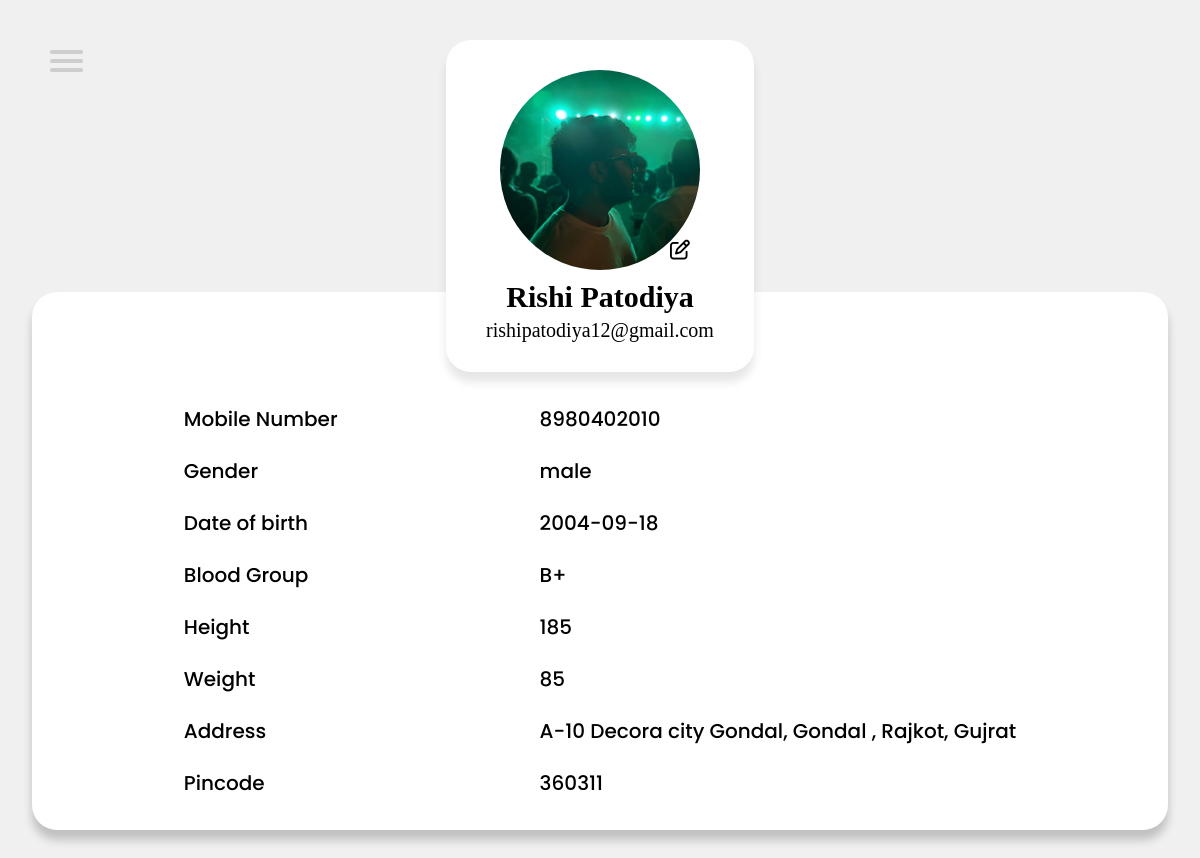
Screenshot of /donorProfile.php (signed in) with the database file from the repository.
### tables this page shows
CREATE TABLE `donorlogin` (
  `ID` int(100) NOT NULL,
  `userEmail` varchar(200) NOT NULL,
  `password` varchar(255) NOT NULL,
  `imagename` varchar(255) DEFAULT NULL
);

CREATE TABLE `donordetail` (
  `id` int(10) NOT NULL,
  `name` varchar(20) NOT NULL,
  `email` varchar(30) NOT NULL,
  `contact` varchar(10) DEFAULT NULL,
  `gender` varchar(10) DEFAULT NULL,
  `dob` date DEFAULT NULL,
  `bloodGroup` varchar(5) DEFAULT NULL,
  `height` int(10) DEFAULT NULL,
  `weight` int(10) DEFAULT NULL,
  `address` varchar(225) DEFAULT NULL,
  `pincode` int(6) DEFAULT NULL
);

### donorProfile.php (the view, shortened to what this page needs)
<?php
require 'php/connection.php';
if (isset($_SESSION["user_id"])) {
    $id = $_SESSION["user_id"];
} else {
    echo "session destroyed";
}
$fetch = "SELECT * FROM donordetail where id = '$id'";
$result = mysqli_query($con, $fetch);
if ($result && mysqli_num_rows($result) > 0) {
    $data = mysqli_fetch_assoc($result);
}
$fetch = "SELECT * FROM donorlogin where id = '$id'";
$result = mysqli_query($con, $fetch);
if ($result && mysqli_num_rows($result) > 0) {
    $data2 = mysqli_fetch_assoc($result);
}
?>
<!DOCTYPE html>
<html lang="en">
  <head>
    <link rel="stylesheet" href="CSS/donorProfile.css" />
    <link rel="stylesheet" href="https://cdnjs.cloudflare.com/ajax/libs/font-awesome/6.5.2/css/all.min.css"
 />
  </head>
<body>
  <nav role="navigation">
    <div id="menuToggle">
            <span></span>
            <span></span>
            <span></span>
    </div>
  </nav>
  <div class="card">
    <div class="left">
      <div class="photo" style="background-image: url('<?php if (isset($data2["imagename"])) {
        echo 'profilePhotos/' . $data2["imagename"];
      } else {
        echo 'Image/empty_profile.jpg';
      }
      ?>')">
                <i class="fa-regular fa-pen-to-square" id="penIcon" onclick="uploadFile()"></i>
            </div>
            <div class="info">
                <h1><?php echo $data["name"] ?></h1>
                <h2><?php echo $data["email"] ?></h2>
            </div>
        </div>
        <div class="right">
            <table>
                <tr>
                    <td>Mobile Number</td>
                    <td><?php echo $data["contact"] ?></td>
                </tr>
                <tr>
                    <td>Gender</td>
                    <td><?php echo $data["gender"] ?></td>
                </tr>
                <tr>
                    <td>Date of birth</td>
                    <td><?php echo $data["dob"] ?></td>
                </tr>
                <tr>
                    <td>Blood Group</td>
                    <td><?php echo $data["bloodGroup"] ?></td>
                </tr>
                <tr>
                    <td>Height</td>
                    <td><?php echo $data["height"] ?></td>
                </tr>
                <tr>
                    <td>Weight</td>
                    <td><?php echo $data["weight"] ?></td>
                </tr>
                <tr>
                    <td>Address</td>
                    <td><?php echo $data["address"] ?></td>
                </tr>
                <tr>
                    <td>Pincode</td>
                    <td><?php echo $data["pincode"] ?></td>
                </tr>
            </table>
        </div>
    </div>
</body>
</html>

### CSS/donorProfile.css (style rules this page uses)
* { margin: 0; padding: 0; box-sizing: border-box; }
html { font-size: 62.5%; scroll-behavior: smooth; overflow-x: hidden; background-color: rgb(240, 240, 240); }
body { font-family: poppins; display: grid; grid-template-rows: auto 2fr auto; width: 100vw; align-items: center; justify-content: center; }
#menuToggle { display: block; position: fixed; top: 50px; left: 50px; z-index: 9; -webkit-user-select: none; user-select: none; }
#menuToggle span { display: block; width: 33px; height: 4px; margin-bottom: 5px; position: relative; background: #cdcdcd; border-radius: 3px; z-index: 1; transform-origin: 4px 0px; transition: transform 0.5s cubic-bezier(0.77, 0.2, 0.05, 1), background 0.5s cubic-bezier(0.77, 0.2, 0.05, 1), opacity 0.55s ease; }
#menuToggle span:nth-last-child(2) { transform-origin: 0% 100%; }
.card { display: flex; flex-direction: column; align-items: center; justify-content: center; flex-wrap: nowrap; gap: 0rem; min-height: 100vh; position: relative; top: 2rem; margin: 2rem 0; }
.left, .info { display: flex; flex-direction: column; align-items: center; justify-content: center; }
.left { gap: 1rem; background-color: white; padding: 3rem 4rem; border-radius: 25px; box-shadow: 0px 10px 10px rgba(0, 0, 0, 0.1); z-index: 7; }
.photo { width: 200px; height: 200px; background-size: cover; background-position: top; border-radius: 500px; position: relative; }
.photo i { position: absolute; bottom: 10px; right: 10px; font-size: 2rem; transition: 0.5s ease; }
span { color: red; }

### rows the page displays
donorlogin: imagename (picture)
donordetail: name "Rishi Patodiya", email "rishipatodiya12@gmail.com", contact "8980402010", gender "male", dob "2004-09-18", bloodGroup "B+", height "185", weight "85", address "A-10 Decora city Gondal, Gondal , Rajkot, Gujrat", pincode "360311"
